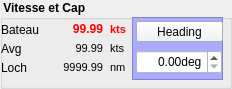
    <widget class="QGroupBox" name="groupBox_4">
     <property name="sizePolicy">
      <sizepolicy hsizetype="Fixed" vsizetype="Fixed">
       <horstretch>0</horstretch>
       <verstretch>0</verstretch>
      </sizepolicy>
     </property>
     <property name="minimumSize">
      <size>
       <width>224</width>
       <height>85</height>
      </size>
     </property>
     <property name="font">
      <font>
       <family>MS Shell Dlg 2</family>
       <pointsize>9</pointsize>
       <weight>75</weight>
       <bold>true</bold>
      </font>
     </property>
     <property name="title">
      <string> Vitesse et Cap</string>
     </property>
     <widget class="QFrame" name="frame">
      <property name="geometry">
       <rect>
        <x>132</x>
        <y>17</y>
        <width>91</width>
        <height>63</height>
       </rect>
      </property>
      <property name="autoFillBackground">
       <bool>false</bool>
      </property>
      <property name="styleSheet">
       <string notr="true">background-color: rgb(170, 170, 255);</string>
      </property>
      <property name="frameShape">
       <enum>QFrame::StyledPanel</enum>
      </property>
      <property name="frameShadow">
       <enum>QFrame::Raised</enum>
      </property>
      <widget class="QPushButton" name="btn_chgHeading">
       <property name="enabled">
        <bool>true</bool>
       </property>
       <property name="geometry">
        <rect>
         <x>4</x>
         <y>4</y>
         <width>87</width>
         <height>21</height>
        </rect>
       </property>
       <property name="sizePolicy">
        <sizepolicy hsizetype="Preferred" vsizetype="Minimum">
         <horstretch>0</horstretch>
         <verstretch>0</verstretch>
        </sizepolicy>
       </property>
       <property name="minimumSize">
        <size>
         <width>0</width>
         <height>21</height>
        </size>
       </property>
       <property name="maximumSize">
        <size>
         <width>16777215</width>
         <height>21</height>
        </size>
       </property>
       <property name="palette">
        <palette>
         <active>
          <colorrole role="Button">
           <brush brushstyle="SolidPattern">
            <color alpha="255">
             <red>239</red>
             <green>243</green>
             <blue>247</blue>
            </color>
           </brush>
          </colorrole>
          <colorrole role="Base">
           <brush brushstyle="SolidPattern">
            <color alpha="255">
             <red>239</red>
             <green>243</green>
             <blue>247</blue>
            </color>
           </brush>
          </colorrole>
          <colorrole role="Window">
           <brush brushstyle="SolidPattern">
            <color alpha="255">
             <red>239</red>
             <green>243</green>
             <blue>247</blue>
            </color>
           </brush>
          </colorrole>
          <colorrole role="HighlightedText">
           <brush brushstyle="SolidPattern">
            <color alpha="255">
             <red>85</red>
             <green>85</green>
             <blue>255</blue>
            </color>
           </brush>
          </colorrole>
         </active>
         <inactive>
          <colorrole role="Button">
           <brush brushstyle="SolidPattern">
            <color alpha="255">
             <red>239</red>
             <green>243</green>
             <blue>247</blue>
            </color>
           </brush>
          </colorrole>
          <colorrole role="Base">
           <brush brushstyle="SolidPattern">
            <color alpha="255">
             <red>239</red>
             <green>243</green>
             <blue>247</blue>
            </color>
           </brush>
          </colorrole>
          <colorrole role="Window">
           <brush brushstyle="SolidPattern">
            <color alpha="255">
             <red>239</red>
             <green>243</green>
             <blue>247</blue>
            </color>
           </brush>
          </colorrole>
          <colorrole role="HighlightedText">
           <brush brushstyle="SolidPattern">
            <color alpha="255">
             <red>85</red>
             <green>85</green>
             <blue>255</blue>
            </color>
           </brush>
          </colorrole>
         </inactive>
         <disabled>
          <colorrole role="Button">
           <brush brushstyle="SolidPattern">
            <color alpha="255">
             <red>239</red>
             <green>243</green>
             <blue>247</blue>
            </color>
           </brush>
          </colorrole>
          <colorrole role="Base">
           <brush brushstyle="SolidPattern">
            <color alpha="255">
             <red>239</red>
             <green>243</green>
             <blue>247</blue>
            </color>
           </brush>
          </colorrole>
          <colorrole role="Window">
           <brush brushstyle="SolidPattern">
            <color alpha="255">
             <red>239</red>
             <green>243</green>
             <blue>247</blue>
            </color>
           </brush>
          </colorrole>
          <colorrole role="HighlightedText">
           <brush brushstyle="SolidPattern">
            <color alpha="255">
             <red>85</red>
             <green>85</green>
             <blue>255</blue>
            </color>
           </brush>
          </colorrole>
         </disabled>
        </palette>
       </property>
       <property name="font">
        <font>
         <family>MS Shell Dlg 2</family>
         <pointsize>9</pointsize>
        </font>
       </property>
       <property name="styleSheet">
        <string>background-color: rgb(239, 243, 247);</string>
       </property>
       <property name="text">
        <string>Heading</string>
       </property>
       <property name="checkable">
        <bool>false</bool>
       </property>
      </widget>
      <widget class="tool_edtSpinBox" name="editHeading">
       <property name="geometry">
        <rect>
         <x>4</x>
         <y>33</y>
         <width>86</width>
         <height>24</height>
        </rect>
       </property>
       <property name="palette">
        <palette>
         <active>
          <colorrole role="Button">
           <brush brushstyle="SolidPattern">
            <color alpha="255">
             <red>255</red>
             <green>255</green>
             <blue>255</blue>
            </color>
           </brush>
          </colorrole>
          <colorrole role="Base">
           <brush brushstyle="SolidPattern">
            <color alpha="255">
             <red>255</red>
             <green>255</green>
             <blue>255</blue>
            </color>
           </brush>
          </colorrole>
          <colorrole role="Window">
           <brush brushstyle="SolidPattern">
            <color alpha="255">
             <red>255</red>
             <green>255</green>
             <blue>255</blue>
            </color>
           </brush>
          </colorrole>
          <colorrole role="Highlight">
           <brush brushstyle="SolidPattern">
            <color alpha="255">
             <red>11</red>
             <green>190</green>
             <blue>255</blue>
            </color>
           </brush>
          </colorrole>
          <colorrole role="HighlightedText">
           <brush brushstyle="SolidPattern">
            <color alpha="255">
             <red>85</red>
             <green>85</green>
             <blue>255</blue>
            </color>
           </brush>
          </colorrole>
         </active>
         <inactive>
          <colorrole role="Button">
           <brush brushstyle="SolidPattern">
            <color alpha="255">
             <red>255</red>
             <green>255</green>
             <blue>255</blue>
            </color>
           </brush>
          </colorrole>
          <colorrole role="Base">
           <brush brushstyle="SolidPattern">
            <color alpha="255">
             <red>255</red>
             <green>255</green>
             <blue>255</blue>
            </color>
           </brush>
          </colorrole>
          <colorrole role="Window">
           <brush brushstyle="SolidPattern">
            <color alpha="255">
             <red>255</red>
             <green>255</green>
             <blue>255</blue>
            </color>
           </brush>
          </colorrole>
          <colorrole role="Highlight">
           <brush brushstyle="SolidPattern">
            <color alpha="255">
             <red>11</red>
             <green>190</green>
             <blue>255</blue>
            </color>
           </brush>
          </colorrole>
          <colorrole role="HighlightedText">
           <brush brushstyle="SolidPattern">
            <color alpha="255">
             <red>85</red>
             <green>85</green>
             <blue>255</blue>
            </color>
           </brush>
          </colorrole>
         </inactive>
         <disabled>
          <colorrole role="Button">
           <brush brushstyle="SolidPattern">
            <color alpha="255">
             <red>255</red>
             <green>255</green>
             <blue>255</blue>
            </color>
           </brush>
          </colorrole>
          <colorrole role="Base">
           <brush brushstyle="SolidPattern">
            <color alpha="255">
             <red>255</red>
             <green>255</green>
             <blue>255</blue>
            </color>
           </brush>
          </colorrole>
          <colorrole role="Window">
           <brush brushstyle="SolidPattern">
            <color alpha="255">
             <red>255</red>
             <green>255</green>
             <blue>255</blue>
            </color>
           </brush>
          </colorrole>
          <colorrole role="Highlight">
           <brush brushstyle="SolidPattern">
            <color alpha="255">
             <red>51</red>
             <green>94</green>
             <blue>168</blue>
            </color>
           </brush>
          </colorrole>
          <colorrole role="HighlightedText">
           <brush brushstyle="SolidPattern">
            <color alpha="255">
             <red>85</red>
             <green>85</green>
             <blue>255</blue>
            </color>
           </brush>
          </colorrole>
         </disabled>
        </palette>
       </property>
       <property name="font">
        <font>
         <family>MS Shell Dlg 2</family>
         <pointsize>9</pointsize>
        </font>
       </property>
       <property name="toolTip">
        <string>&lt;shift&gt;,&lt;control&gt; et &lt;tab&gt; pour changer la precision de l'increment</string>
       </property>
       <property name="styleSheet">
        <string notr="true">background-color: rgb(255, 255, 255);</string>
       </property>
       <property name="alignment">
        <set>Qt::AlignRight|Qt::AlignTrailing|Qt::AlignVCenter</set>
       </property>
       <property name="suffix">
        <string>deg</string>
       </property>
       <property name="decimals">
        <number>2</number>
       </property>
       <property name="maximum">
        <double>359.990000000000009</double>
       </property>
       <property name="singleStep">
        <double>0.100000000000000</double>
       </property>
      </widget>
     </widget>
     <widget class="QLabel" name="boatName_3">
      <property name="geometry">
       <rect>
        <x>1</x>
        <y>41</y>
        <width>39</width>
        <height>16</height>
       </rect>
      </property>
      <property name="font">
       <font>
        <family>MS Shell Dlg 2</family>
        <weight>50</weight>
        <bold>false</bold>
       </font>
      </property>
      <property name="text">
       <string>Avg</string>
      </property>
      <property name="alignment">
       <set>Qt::AlignLeading|Qt::AlignLeft|Qt::AlignVCenter</set>
      </property>
     </widget>
     <widget class="QLabel" name="loch">
      <property name="geometry">
       <rect>
        <x>57</x>
        <y>59</y>
        <width>46</width>
        <height>16</height>
       </rect>
      </property>
      <property name="font">
       <font>
        <family>MS Shell Dlg 2</family>
        <pointsize>8</pointsize>
        <weight>50</weight>
        <bold>false</bold>
       </font>
      </property>
      <property name="text">
       <string>9999.99</string>
      </property>
      <property name="alignment">
       <set>Qt::AlignRight|Qt::AlignTrailing|Qt::AlignVCenter</set>
      </property>
     </widget>
     <widget class="QLabel" name="boatName_2">
      <property name="geometry">
       <rect>
        <x>1</x>
        <y>22</y>
        <width>51</width>
        <height>16</height>
       </rect>
      </property>
      <property name="font">
       <font>
        <family>MS Shell Dlg 2</family>
        <weight>50</weight>
        <bold>false</bold>
       </font>
      </property>
      <property name="text">
       <string>Bateau</string>
      </property>
      <property name="alignment">
       <set>Qt::AlignLeading|Qt::AlignLeft|Qt::AlignVCenter</set>
      </property>
     </widget>
     <widget class="QLabel" name="speed">
      <property name="geometry">
       <rect>
        <x>57</x>
        <y>21</y>
        <width>46</width>
        <height>16</height>
       </rect>
      </property>
      <property name="font">
       <font>
        <family>MS Shell Dlg 2</family>
        <pointsize>9</pointsize>
        <weight>75</weight>
        <bold>true</bold>
       </font>
      </property>
      <property name="styleSheet">
       <string notr="true">color: rgb(255, 0, 0);</string>
      </property>
      <property name="text">
       <string>99.99</string>
      </property>
      <property name="alignment">
       <set>Qt::AlignRight|Qt::AlignTrailing|Qt::AlignVCenter</set>
      </property>
     </widget>
     <widget class="QLabel" name="label_6">
      <property name="geometry">
       <rect>
        <x>110</x>
        <y>21</y>
        <width>20</width>
        <height>16</height>
       </rect>
      </property>
      <property name="font">
       <font>
        <family>MS Shell Dlg 2</family>
        <pointsize>8</pointsize>
       </font>
      </property>
      <property name="styleSheet">
       <string notr="true">color: rgb(255, 0, 0);</string>
      </property>
      <property name="text">
       <string>kts</string>
      </property>
     </widget>
     <widget class="QLabel" name="label_7">
      <property name="geometry">
       <rect>
        <x>110</x>
        <y>40</y>
        <width>20</width>
        <height>16</height>
       </rect>
      </property>
      <property name="font">
       <font>
        <family>MS Shell Dlg 2</family>
        <pointsize>8</pointsize>
        <weight>50</weight>
        <bold>false</bold>
       </font>
      </property>
      <property name="text">
       <string>kts</string>
      </property>
     </widget>
     <widget class="QLabel" name="boatName_6">
      <property name="geometry">
       <rect>
        <x>1</x>
        <y>60</y>
        <width>39</width>
        <height>16</height>
       </rect>
      </property>
      <property name="font">
       <font>
        <family>MS Shell Dlg 2</family>
        <weight>50</weight>
        <bold>false</bold>
       </font>
      </property>
      <property name="text">
       <string>Loch</string>
      </property>
      <property name="alignment">
       <set>Qt::AlignLeading|Qt::AlignLeft|Qt::AlignVCenter</set>
      </property>
     </widget>
     <widget class="QLabel" name="label_8">
      <property name="geometry">
       <rect>
        <x>110</x>
        <y>59</y>
        <width>20</width>
        <height>16</height>
       </rect>
      </property>
      <property name="font">
       <font>
        <family>MS Shell Dlg 2</family>
        <pointsize>8</pointsize>
        <weight>50</weight>
        <bold>false</bold>
       </font>
      </property>
      <property name="text">
       <string>nm</string>
      </property>
     </widget>
     <widget class="QLabel" name="avg">
      <property name="geometry">
       <rect>
        <x>57</x>
        <y>40</y>
        <width>46</width>
        <height>16</height>
       </rect>
      </property>
      <property name="font">
       <font>
        <family>MS Shell Dlg 2</family>
        <pointsize>8</pointsize>
        <weight>50</weight>
        <bold>false</bold>
       </font>
      </property>
      <property name="text">
       <string>99.99</string>
      </property>
      <property name="alignment">
       <set>Qt::AlignRight|Qt::AlignTrailing|Qt::AlignVCenter</set>
      </property>
     </widget>
    </widget>
